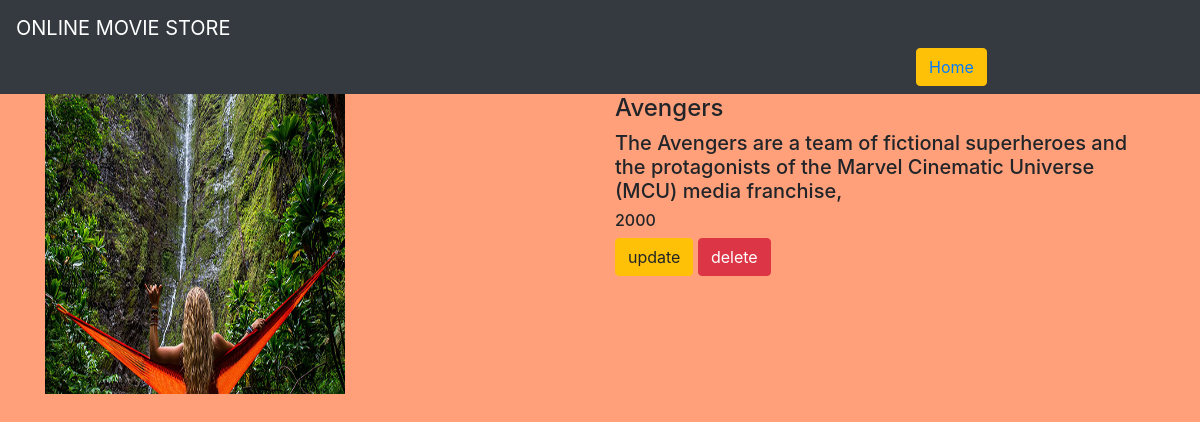
/movie/7/, run on the app's committed database.
### movieapp/models.py (models this page shows, shortened)
class movie(models.Model):
    name=models.CharField(max_length=250)
    desc=models.TextField()
    year=models.IntegerField()
    image=models.ImageField(upload_to='gallery')

### movieapp/views.py (the view)
# urls.py: path('movie/<int:movie_id>/',views.detail,name='detail'),
def detail(request,movie_id):
    obj=movie.objects.get(id=movie_id)
    return render(request,'detail.html',{'movie':obj})

### template/detail.html
{% extends 'base.html' %}
{% block body %}
<div class="container">
    <div class="row">
        <div class="col-md-6">
            <img src="{{movie.image.url}}" width="300" height="300">
        </div>
        <div class="col-md-6">
         <h4>  {{movie.name}}</h4>
           <h5> {{movie.desc}}</h5>
           <h6> {{movie.year}}</h6>
            <a class="btn btn-warning" href="{% url 'movieapp:update' movie.id %}">update</a>
            <a class="btn btn-danger" href="{% url 'movieapp:delete' movie.id %}">delete</a>
        </div>
    </div>
</div>
{% endblock %}

### static/style.css (style rules this page uses)
body { background-color:LightSalmon; }

### data on the page
movie: image (picture), name "Avengers", desc "The Avengers are a team of fictional superheroes and the protagonists of the Marvel Cinematic Universe (MCU) media franchise,", year "2000"
